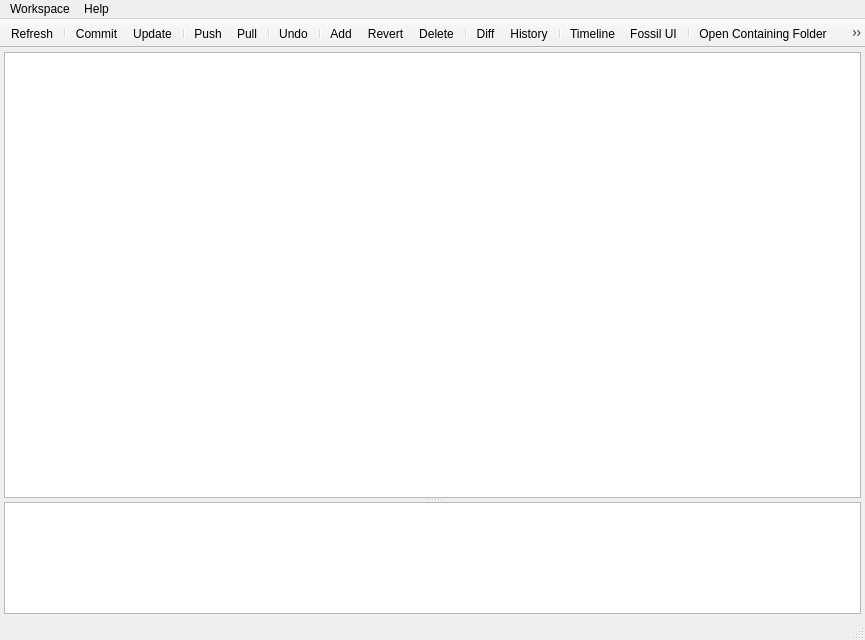
<?xml version="1.0" encoding="UTF-8"?>
<ui version="4.0">
 <class>MainWindow</class>
 <widget class="QMainWindow" name="MainWindow">
  <property name="geometry">
   <rect>
    <x>0</x>
    <y>0</y>
    <width>865</width>
    <height>640</height>
   </rect>
  </property>
  <property name="windowTitle">
   <string>Fuel</string>
  </property>
  <property name="windowIcon">
   <iconset resource="resources.qrc">
    <normaloff>:/icons/icons/Battery-01.png</normaloff>:/icons/icons/Battery-01.png</iconset>
  </property>
  <property name="unifiedTitleAndToolBarOnMac">
   <bool>true</bool>
  </property>
  <widget class="QWidget" name="centralWidget">
   <layout class="QVBoxLayout" name="verticalLayout">
    <property name="margin">
     <number>4</number>
    </property>
    <item>
     <widget class="QSplitter" name="splitter">
      <property name="orientation">
       <enum>Qt::Vertical</enum>
      </property>
      <widget class="QTableView" name="tableView">
       <property name="sizePolicy">
        <sizepolicy hsizetype="Expanding" vsizetype="Expanding">
         <horstretch>0</horstretch>
         <verstretch>80</verstretch>
        </sizepolicy>
       </property>
       <property name="contextMenuPolicy">
        <enum>Qt::ActionsContextMenu</enum>
       </property>
       <property name="editTriggers">
        <set>QAbstractItemView::NoEditTriggers</set>
       </property>
       <property name="alternatingRowColors">
        <bool>true</bool>
       </property>
       <property name="selectionBehavior">
        <enum>QAbstractItemView::SelectRows</enum>
       </property>
       <property name="showGrid">
        <bool>false</bool>
       </property>
       <property name="sortingEnabled">
        <bool>true</bool>
       </property>
       <property name="wordWrap">
        <bool>false</bool>
       </property>
       <attribute name="horizontalHeaderMinimumSectionSize">
        <number>20</number>
       </attribute>
       <attribute name="verticalHeaderVisible">
        <bool>false</bool>
       </attribute>
       <attribute name="verticalHeaderDefaultSectionSize">
        <number>30</number>
       </attribute>
      </widget>
      <widget class="QTextBrowser" name="textBrowser">
       <property name="sizePolicy">
        <sizepolicy hsizetype="Expanding" vsizetype="Expanding">
         <horstretch>0</horstretch>
         <verstretch>20</verstretch>
        </sizepolicy>
       </property>
      </widget>
     </widget>
    </item>
   </layout>
  </widget>
  <widget class="QMenuBar" name="menuBar">
   <property name="geometry">
    <rect>
     <x>0</x>
     <y>0</y>
     <width>865</width>
     <height>27</height>
    </rect>
   </property>
   <widget class="QMenu" name="menuFile">
    <property name="title">
     <string>Workspace</string>
    </property>
    <addaction name="actionNew"/>
    <addaction name="actionOpen"/>
    <addaction name="separator"/>
    <addaction name="actionSyncSettings"/>
    <addaction name="separator"/>
    <addaction name="actionSettings"/>
    <addaction name="separator"/>
    <addaction name="separator"/>
    <addaction name="actionQuit"/>
   </widget>
   <widget class="QMenu" name="menuHelp">
    <property name="title">
     <string>Help</string>
    </property>
    <addaction name="actionAbout"/>
   </widget>
   <addaction name="menuFile"/>
   <addaction name="menuHelp"/>
  </widget>
  <widget class="QToolBar" name="mainToolBar">
   <property name="movable">
    <bool>false</bool>
   </property>
   <property name="iconSize">
    <size>
     <width>32</width>
     <height>32</height>
    </size>
   </property>
   <property name="toolButtonStyle">
    <enum>Qt::ToolButtonIconOnly</enum>
   </property>
   <property name="floatable">
    <bool>false</bool>
   </property>
   <attribute name="toolBarArea">
    <enum>TopToolBarArea</enum>
   </attribute>
   <attribute name="toolBarBreak">
    <bool>false</bool>
   </attribute>
   <addaction name="actionRefresh"/>
   <addaction name="separator"/>
   <addaction name="actionCommit"/>
   <addaction name="actionUpdate"/>
   <addaction name="separator"/>
   <addaction name="actionPush"/>
   <addaction name="actionPull"/>
   <addaction name="separator"/>
   <addaction name="actionUndo"/>
   <addaction name="separator"/>
   <addaction name="actionAdd"/>
   <addaction name="actionRevert"/>
   <addaction name="actionDelete"/>
   <addaction name="separator"/>
   <addaction name="actionDiff"/>
   <addaction name="actionHistory"/>
   <addaction name="separator"/>
   <addaction name="actionTimeline"/>
   <addaction name="actionFossilUI"/>
   <addaction name="separator"/>
   <addaction name="actionOpenContaining"/>
   <addaction name="actionSettings"/>
   <addaction name="actionClearLog"/>
  </widget>
  <widget class="QStatusBar" name="statusBar"/>
  <action name="actionRefresh">
   <property name="icon">
    <iconset resource="resources.qrc">
     <normaloff>:/icons/icons/Button Refresh-01.png</normaloff>:/icons/icons/Button Refresh-01.png</iconset>
   </property>
   <property name="text">
    <string>Refresh</string>
   </property>
   <property name="shortcut">
    <string>F5</string>
   </property>
  </action>
  <action name="actionCommit">
   <property name="icon">
    <iconset resource="resources.qrc">
     <normaloff>:/icons/icons/Save-01.png</normaloff>:/icons/icons/Save-01.png</iconset>
   </property>
   <property name="text">
    <string>Commit</string>
   </property>
   <property name="shortcut">
    <string>Ctrl+M</string>
   </property>
  </action>
  <action name="actionDiff">
   <property name="icon">
    <iconset resource="resources.qrc">
     <normaloff>:/icons/icons/Document Copy-01.png</normaloff>:/icons/icons/Document Copy-01.png</iconset>
   </property>
   <property name="text">
    <string>Diff</string>
   </property>
   <property name="shortcut">
    <string>Ctrl+D</string>
   </property>
  </action>
  <action name="actionAdd">
   <property name="icon">
    <iconset resource="resources.qrc">
     <normaloff>:/icons/icons/File New-01.png</normaloff>:/icons/icons/File New-01.png</iconset>
   </property>
   <property name="text">
    <string>Add</string>
   </property>
   <property name="shortcut">
    <string>Ctrl++</string>
   </property>
  </action>
  <action name="actionDelete">
   <property name="icon">
    <iconset resource="resources.qrc">
     <normaloff>:/icons/icons/File Delete-01.png</normaloff>:/icons/icons/File Delete-01.png</iconset>
   </property>
   <property name="text">
    <string>Delete</string>
   </property>
   <property name="shortcut">
    <string>Ctrl+-</string>
   </property>
  </action>
  <action name="actionOpen">
   <property name="icon">
    <iconset resource="resources.qrc">
     <normaloff>:/icons/icons/My Documents-01.png</normaloff>:/icons/icons/My Documents-01.png</iconset>
   </property>
   <property name="text">
    <string>Open Workspace...</string>
   </property>
   <property name="toolTip">
    <string>Open a fossil checkout folder</string>
   </property>
   <property name="shortcut">
    <string>Ctrl+O</string>
   </property>
   <property name="iconVisibleInMenu">
    <bool>true</bool>
   </property>
  </action>
  <action name="actionPush">
   <property name="icon">
    <iconset resource="resources.qrc">
     <normaloff>:/icons/icons/Button Upload-01.png</normaloff>:/icons/icons/Button Upload-01.png</iconset>
   </property>
   <property name="text">
    <string>Push</string>
   </property>
   <property name="shortcut">
    <string>Ctrl+P</string>
   </property>
  </action>
  <action name="actionPull">
   <property name="icon">
    <iconset resource="resources.qrc">
     <normaloff>:/icons/icons/Button Download-01.png</normaloff>:/icons/icons/Button Download-01.png</iconset>
   </property>
   <property name="text">
    <string>Pull</string>
   </property>
   <property name="shortcut">
    <string>Ctrl+L</string>
   </property>
  </action>
  <action name="actionRename">
   <property name="icon">
    <iconset resource="resources.qrc">
     <normaloff>:/icons/icons/File Open-01.png</normaloff>:/icons/icons/File Open-01.png</iconset>
   </property>
   <property name="text">
    <string>Rename</string>
   </property>
   <property name="toolTip">
    <string>Rename</string>
   </property>
   <property name="shortcut">
    <string>Ctrl+R</string>
   </property>
  </action>
  <action name="actionQuit">
   <property name="icon">
    <iconset resource="resources.qrc">
     <normaloff>:/icons/icons/Button Turn Off-01.png</normaloff>:/icons/icons/Button Turn Off-01.png</iconset>
   </property>
   <property name="text">
    <string>Quit</string>
   </property>
   <property name="shortcut">
    <string>Ctrl+Q</string>
   </property>
   <property name="iconVisibleInMenu">
    <bool>true</bool>
   </property>
  </action>
  <action name="actionHistory">
   <property name="icon">
    <iconset resource="resources.qrc">
     <normaloff>:/icons/icons/File History-01.png</normaloff>:/icons/icons/File History-01.png</iconset>
   </property>
   <property name="text">
    <string>History</string>
   </property>
   <property name="toolTip">
    <string>History</string>
   </property>
   <property name="shortcut">
    <string>Ctrl+H</string>
   </property>
  </action>
  <action name="actionFossilUI">
   <property name="checkable">
    <bool>true</bool>
   </property>
   <property name="icon">
    <iconset resource="resources.qrc">
     <normaloff>:/icons/icons/Network MAC-01.png</normaloff>:/icons/icons/Network MAC-01.png</iconset>
   </property>
   <property name="text">
    <string>Fossil UI</string>
   </property>
   <property name="toolTip">
    <string>Starts the Fosill UI</string>
   </property>
  </action>
  <action name="actionRevert">
   <property name="icon">
    <iconset resource="resources.qrc">
     <normaloff>:/icons/icons/Document-Revert-icon.png</normaloff>:/icons/icons/Document-Revert-icon.png</iconset>
   </property>
   <property name="text">
    <string>Revert</string>
   </property>
   <property name="toolTip">
    <string>Revert</string>
   </property>
  </action>
  <action name="actionClearLog">
   <property name="icon">
    <iconset resource="resources.qrc">
     <normaloff>:/icons/icons/Text Edit.png</normaloff>:/icons/icons/Text Edit.png</iconset>
   </property>
   <property name="text">
    <string>Clear Log</string>
   </property>
   <property name="toolTip">
    <string>Clear Log</string>
   </property>
   <property name="shortcut">
    <string>Ctrl+K</string>
   </property>
  </action>
  <action name="actionTimeline">
   <property name="icon">
    <iconset resource="resources.qrc">
     <normaloff>:/icons/icons/Clock-01.png</normaloff>:/icons/icons/Clock-01.png</iconset>
   </property>
   <property name="text">
    <string>Timeline</string>
   </property>
  </action>
  <action name="actionOpenFile">
   <property name="icon">
    <iconset resource="resources.qrc">
     <normaloff>:/icons/icons/Document-01.png</normaloff>:/icons/icons/Document-01.png</iconset>
   </property>
   <property name="text">
    <string>Open file</string>
   </property>
   <property name="shortcut">
    <string>Ctrl+Return</string>
   </property>
  </action>
  <action name="actionNew">
   <property name="icon">
    <iconset resource="resources.qrc">
     <normaloff>:/icons/icons/Book-01.png</normaloff>:/icons/icons/Book-01.png</iconset>
   </property>
   <property name="text">
    <string>New Repository...</string>
   </property>
   <property name="shortcut">
    <string>Ctrl+N</string>
   </property>
  </action>
  <action name="actionClone">
   <property name="icon">
    <iconset resource="resources.qrc">
     <normaloff>:/icons/icons/Address Book-01.png</normaloff>:/icons/icons/Address Book-01.png</iconset>
   </property>
   <property name="text">
    <string>Clone Repository...</string>
   </property>
  </action>
  <action name="actionOpenContaining">
   <property name="icon">
    <iconset resource="resources.qrc">
     <normaloff>:/icons/icons/My Documents-01.png</normaloff>:/icons/icons/My Documents-01.png</iconset>
   </property>
   <property name="text">
    <string>Open Containing Folder</string>
   </property>
   <property name="shortcut">
    <string>Alt+Return</string>
   </property>
  </action>
  <action name="actionUndo">
   <property name="icon">
    <iconset resource="resources.qrc">
     <normaloff>:/icons/icons/Button Reload-01.png</normaloff>:/icons/icons/Button Reload-01.png</iconset>
   </property>
   <property name="text">
    <string>Undo</string>
   </property>
   <property name="shortcut">
    <string>Ctrl+Z</string>
   </property>
  </action>
  <action name="actionAbout">
   <property name="icon">
    <iconset resource="resources.qrc">
     <normaloff>:/icons/icons/Battery-01.png</normaloff>:/icons/icons/Battery-01.png</iconset>
   </property>
   <property name="text">
    <string>About...</string>
   </property>
  </action>
  <action name="actionUpdate">
   <property name="icon">
    <iconset resource="resources.qrc">
     <normaloff>:/icons/icons/Button Play-01.png</normaloff>:/icons/icons/Button Play-01.png</iconset>
   </property>
   <property name="text">
    <string>Update</string>
   </property>
   <property name="shortcut">
    <string>Ctrl+U</string>
   </property>
  </action>
  <action name="actionSettings">
   <property name="icon">
    <iconset resource="resources.qrc">
     <normaloff>:/icons/icons/Gear-01.png</normaloff>:/icons/icons/Gear-01.png</iconset>
   </property>
   <property name="text">
    <string>Preferences...</string>
   </property>
   <property name="toolTip">
    <string>Application Preferences</string>
   </property>
  </action>
  <action name="actionSyncSettings">
   <property name="text">
    <string>Workspace Settings...</string>
   </property>
   <property name="toolTip">
    <string>Set remote synchronization settings</string>
   </property>
  </action>
 </widget>
 <layoutdefault spacing="6" margin="11"/>
 <resources>
  <include location="resources.qrc"/>
 </resources>
 <connections>
  <connection>
   <sender>tableView</sender>
   <signal>customContextMenuRequested(QPoint)</signal>
   <receiver>MainWindow</receiver>
   <slot>deleteLater()</slot>
   <hints>
    <hint type="sourcelabel">
     <x>432</x>
     <y>278</y>
    </hint>
    <hint type="destinationlabel">
     <x>432</x>
     <y>319</y>
    </hint>
   </hints>
  </connection>
 </connections>
</ui>
